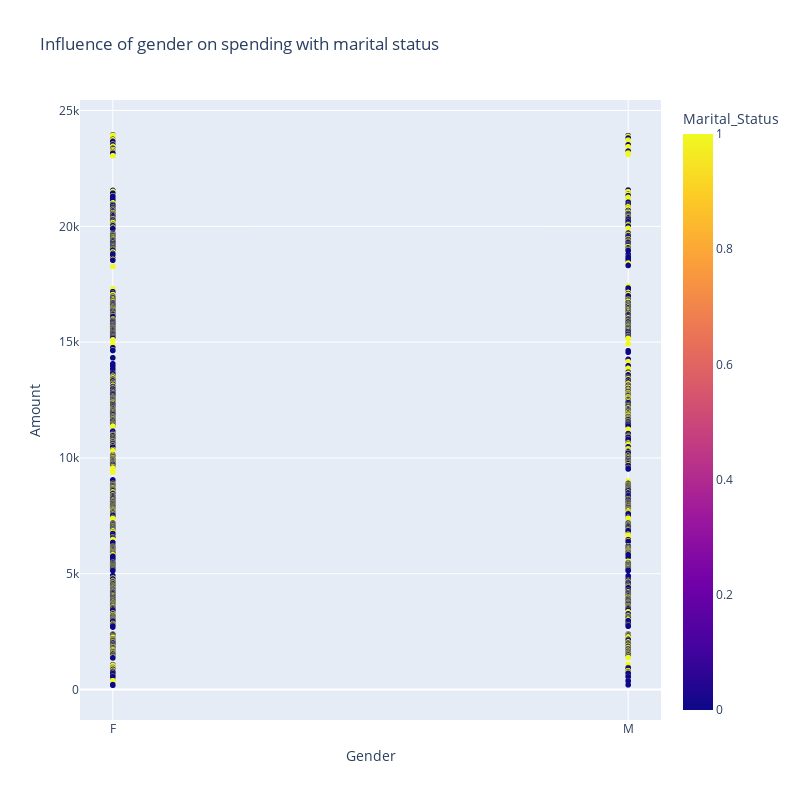

Notebook code cell kept with this figure:
### Markdown cell above
Creating a scatter plot showing spending between genders and how marital status affects it

### Code cell
fig = px.scatter(sales_cleaned, x='Gender', y='Amount',color='Marital_Status', title='Influence of gender on spending with marital status')

fig.update_layout(
    width=800,  
    height=800   
)

fig.show()

### Figure 1 — Plotly figure (JSON) as saved in the notebook; plotly's stock layout.template omitted (floating-point values rounded to 4 significant figures; data arrays with more than 128 entries replaced by an {"elided": "..."} marker saying what was removed)
{"data": [{"hovertemplate": "Gender=%{x}<br>Amount=%{y}<br>Marital_Status=%{marker.color}<extra></extra>", "legendgroup": "", "marker": {"color": {"elided": "11251 int values"}, "coloraxis": "coloraxis", "symbol": "circle"}, "mode": "markers", "name": "", "showlegend": false, "type": "scattergl", "x": {"elided": "11251 str values"}, "xaxis": "x", "y": {"elided": "11251 float values"}, "yaxis": "y"}], "layout": {"coloraxis": {"colorbar": {"title": {"text": "Marital_Status"}}, "colorscale": [[0, "#0d0887"], [0.1111, "#46039f"], [0.2222, "#7201a8"], [0.3333, "#9c179e"], [0.4444, "#bd3786"], [0.5556, "#d8576b"], [0.6667, "#ed7953"], [0.7778, "#fb9f3a"], [0.8889, "#fdca26"], [1, "#f0f921"]]}, "height": 800, "legend": {"tracegroupgap": 0}, "title": {"text": "Influence of gender on spending with marital status"}, "width": 800, "xaxis": {"anchor": "y", "domain": [0, 1], "title": {"text": "Gender"}}, "yaxis": {"anchor": "x", "domain": [0, 1], "title": {"text": "Amount"}}}}
